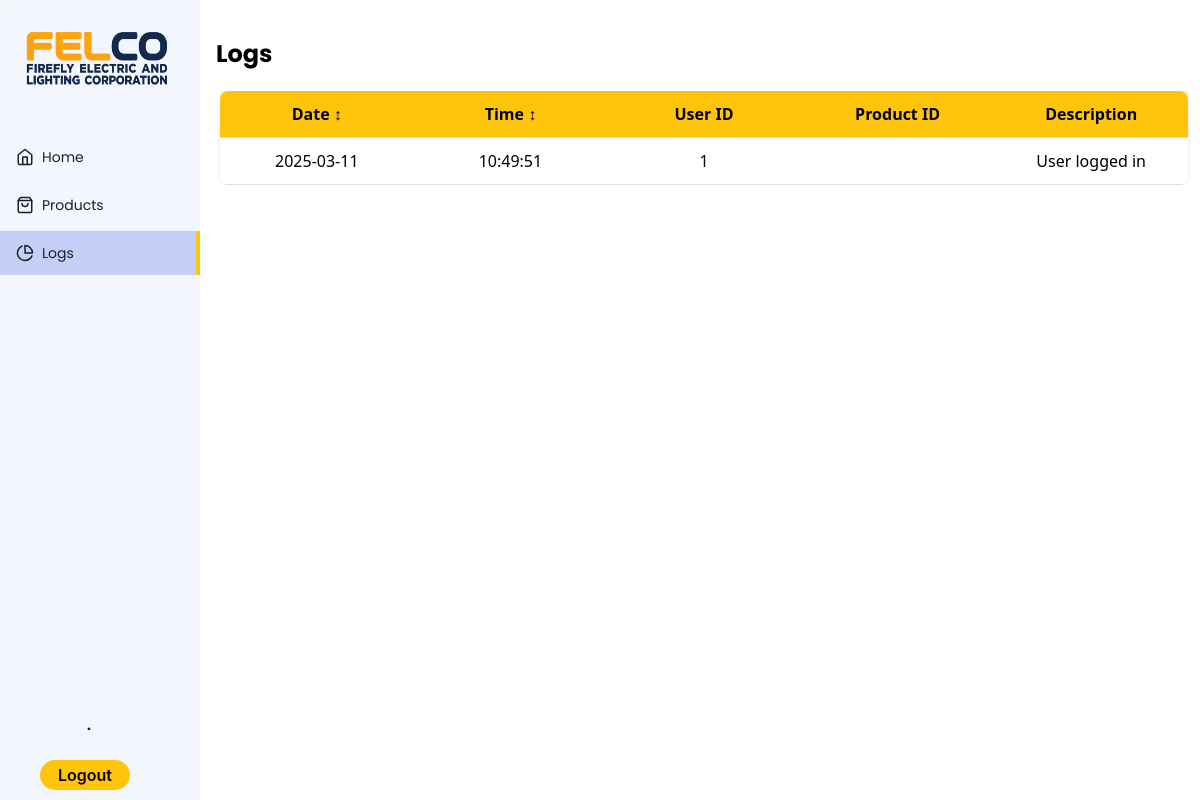
Page /logs.php on the earlier database version.
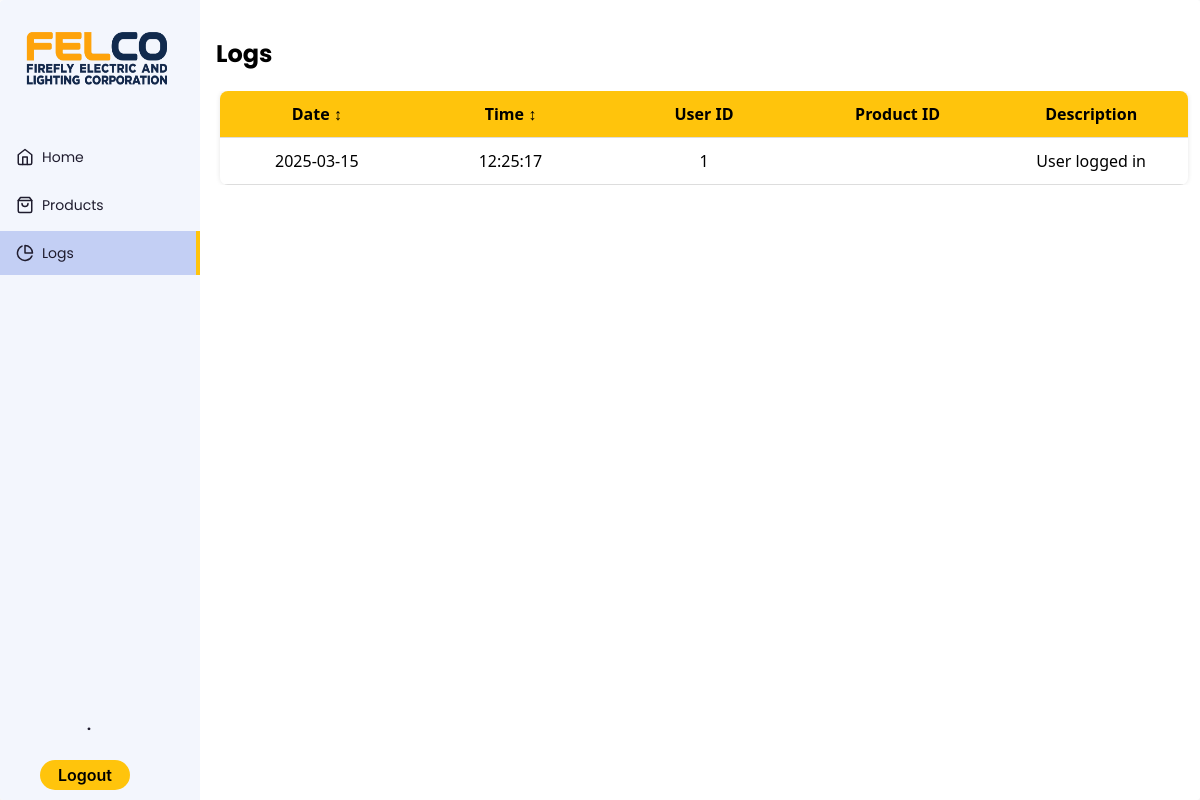
Same page on the later database version.
### tables this page shows
CREATE TABLE `logs` (
  `id` int(11) NOT NULL,
  `description` varchar(50) NOT NULL,
  `userID` int(5) NOT NULL,
  `productID` int(5) DEFAULT NULL,
  `datetime` datetime NOT NULL
);

### logs.php (the view, shortened to what this page needs)
<!DOCTYPE html>
<?php
$servername = "127.0.0.1";
$username = "root";
$password = "";
$database = "itisdev";
$conn = new mysqli($servername, $username, $password, $database);
$sql = "SELECT id, datetime, userID, productID, description FROM logs ORDER BY datetime DESC";
$result = $conn->query($sql);
$userEmail = $_SESSION['user'];
$stmt = $conn->prepare("SELECT first_name, last_name FROM account WHERE email = ?");
$stmt->bind_param("s", $userEmail);
$stmt->execute();
$stmt->bind_result($firstName, $lastName);
$lastInitial = strtoupper(substr($lastName, 0, 1));
$displayName = $firstName . " " . $lastInitial . ".";
?>
<html lang="en" >
<head>
  <link rel="stylesheet" href="https://cdnjs.cloudflare.com/ajax/libs/normalize/5.0.0/normalize.min.css">
<link rel="stylesheet" href="./style.css">
</head>
<body>
<div class="app-container">
  <div class="sidebar">
    <div class="sidebar-header">
      <div class="app-icon">
      <img src="logo.png?v=1.0" alt="App Logo" style="width: 165px; height: 80px;"/>
      </div>
    </div>
    <ul class="sidebar-list">
      <li class="sidebar-list-item">
        <a href="dashboard.php">
          <svg xmlns="http://www.w3.org/2000/svg" width="18" height="18" viewBox="0 0 24 24" fill="none" stroke="currentColor" stroke-width="2" stroke-linecap="round" stroke-linejoin="round" class="feather feather-home"><path d="M3 9l9-7 9 7v11a2 2 0 0 1-2 2H5a2 2 0 0 1-2-2z"/><polyline points="9 22 9 12 15 12 15 22"/></svg>
          <span>Home</span>
        </a>
      </li>
      <li class="sidebar-list-item">
        <a href="products.php">
          <span>Products</span>
        </a>
      </li>
      <li class="sidebar-list-item active">
        <a href="#">
          <svg xmlns="http://www.w3.org/2000/svg" width="18" height="18" viewBox="0 0 24 24" fill="none" stroke="currentColor" stroke-width="2" stroke-linecap="round" stroke-linejoin="round" class="feather feather-pie-chart"><path d="M21.21 15.89A10 10 0 1 1 8 2.83"/><path d="M22 12A10 10 0 0 0 12 2v10z"/></svg>
          <span>Logs</span>
        </a>
      </li>
    </ul>
    <div class="account-info">
    <div class="account-info-name">
      <b><?php echo htmlspecialchars($displayName); ?></b>
    </div>
</div>
<div style="display: flex;
            flex-direction: row;
            align-items: center;">
      <a href="logout.php" class="logout" style="text-decoration: none; color: inherit;">Logout</a>
    </div>
  </div>
  <div class="app-content">
    <div class="container">
    <h2>Logs</h2>
    <div class="products-area-wrapper tableView">
    <div class="table">
    <div class="table-header">
      <div class="header__item"><a class="filter__link">Date <span class="sort-icon">&#8597;</span></a></div>
      <div class="header__item"><a class="filter__link">Time <span class="sort-icon">&#8597;</span></a></div>
      <div class="header__item"><a class="filter__link">User ID </a></div>
      <div class="header__item"><a class="filter__link">Product ID </a></div>
      <div class="header__item"><a class="filter__link">Description </a></div>
    </div>
    <div class="table-content">
      <?php
      if ($result->num_rows > 0) {
          while ($row = $result->fetch_assoc()) {
              $timestamp = new DateTime($row['datetime'], new DateTimeZone('UTC'));
              $timestamp->setTimezone(new DateTimeZone('Asia/Manila'));
              $date = $timestamp->format("Y-m-d");
              $time = $timestamp->format("H:i:s");
              echo "<div class='table-row'>
                      <div class='table-data'>{$date}</div>
                      <div class='table-data'>{$time}</div>
                      <div class='table-data'>{$row['userID']}</div>
                      <div class='table-data'>{$row['productID']}</div>
                      <div class='table-data'>{$row['description']}</div>
                    </div>";
          }
      } else {
          echo "<div class='table-row'><div class='table-data' colspan='5'>No logs found.</div></div>";
      }
      ?>
    </div>
  </div>
</div>
</body>
</html>

Differences in the rows shown:
changed logs "User logged in": datetime "2025-03-11" → "2025-03-15"; datetime "10:49:51" → "12:25:17"
